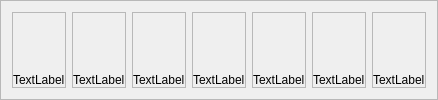
        <widget class="QFrame" name="frame_central">
         <property name="frameShape">
          <enum>QFrame::StyledPanel</enum>
         </property>
         <property name="frameShadow">
          <enum>QFrame::Raised</enum>
         </property>
         <layout class="QHBoxLayout" name="horizontalLayout_12" stretch="1,1,1,1,1,1,1">
          <item>
           <widget class="QFrame" name="frame_10">
            <property name="mouseTracking">
             <bool>true</bool>
            </property>
            <property name="frameShape">
             <enum>QFrame::StyledPanel</enum>
            </property>
            <property name="frameShadow">
             <enum>QFrame::Raised</enum>
            </property>
            <layout class="QVBoxLayout" name="verticalLayout_21">
             <property name="spacing">
              <number>0</number>
             </property>
             <property name="leftMargin">
              <number>0</number>
             </property>
             <property name="topMargin">
              <number>0</number>
             </property>
             <property name="rightMargin">
              <number>0</number>
             </property>
             <property name="bottomMargin">
              <number>0</number>
             </property>
             <item>
              <widget class="QLabel" name="videoContainer_10">
               <property name="sizePolicy">
                <sizepolicy hsizetype="Expanding" vsizetype="Expanding">
                 <horstretch>0</horstretch>
                 <verstretch>0</verstretch>
                </sizepolicy>
               </property>
               <property name="font">
                <font>
                 <pointsize>10</pointsize>
                </font>
               </property>
               <property name="mouseTracking">
                <bool>true</bool>
               </property>
               <property name="text">
                <string/>
               </property>
               <property name="pixmap">
                <pixmap resource="resources.qrc">:/icons8-video-48.png</pixmap>
               </property>
              </widget>
             </item>
             <item>
              <widget class="QLabel" name="text_result_10">
               <property name="text">
                <string>TextLabel</string>
               </property>
              </widget>
             </item>
            </layout>
           </widget>
          </item>
          <item>
           <widget class="QFrame" name="frame_11">
            <property name="mouseTracking">
             <bool>true</bool>
            </property>
            <property name="frameShape">
             <enum>QFrame::StyledPanel</enum>
            </property>
            <property name="frameShadow">
             <enum>QFrame::Raised</enum>
            </property>
            <layout class="QVBoxLayout" name="verticalLayout_25">
             <property name="spacing">
              <number>0</number>
             </property>
             <property name="leftMargin">
              <number>0</number>
             </property>
             <property name="topMargin">
              <number>0</number>
             </property>
             <property name="rightMargin">
              <number>0</number>
             </property>
             <property name="bottomMargin">
              <number>0</number>
             </property>
             <item>
              <widget class="QLabel" name="videoContainer_11">
               <property name="sizePolicy">
                <sizepolicy hsizetype="Expanding" vsizetype="Expanding">
                 <horstretch>0</horstretch>
                 <verstretch>0</verstretch>
                </sizepolicy>
               </property>
               <property name="font">
                <font>
                 <pointsize>10</pointsize>
                </font>
               </property>
               <property name="mouseTracking">
                <bool>true</bool>
               </property>
               <property name="text">
                <string/>
               </property>
               <property name="pixmap">
                <pixmap resource="resources.qrc">:/icons8-video-48.png</pixmap>
               </property>
              </widget>
             </item>
             <item>
              <widget class="QLabel" name="text_result_11">
               <property name="text">
                <string>TextLabel</string>
               </property>
              </widget>
             </item>
            </layout>
           </widget>
          </item>
          <item>
           <widget class="QFrame" name="frame_12">
            <property name="mouseTracking">
             <bool>true</bool>
            </property>
            <property name="frameShape">
             <enum>QFrame::StyledPanel</enum>
            </property>
            <property name="frameShadow">
             <enum>QFrame::Raised</enum>
            </property>
            <layout class="QVBoxLayout" name="verticalLayout_26">
             <property name="spacing">
              <number>0</number>
             </property>
             <property name="leftMargin">
              <number>0</number>
             </property>
             <property name="topMargin">
              <number>0</number>
             </property>
             <property name="rightMargin">
              <number>0</number>
             </property>
             <property name="bottomMargin">
              <number>0</number>
             </property>
             <item>
              <widget class="QLabel" name="videoContainer_12">
               <property name="sizePolicy">
                <sizepolicy hsizetype="Expanding" vsizetype="Expanding">
                 <horstretch>0</horstretch>
                 <verstretch>0</verstretch>
                </sizepolicy>
               </property>
               <property name="font">
                <font>
                 <pointsize>10</pointsize>
                </font>
               </property>
               <property name="mouseTracking">
                <bool>true</bool>
               </property>
               <property name="text">
                <string/>
               </property>
               <property name="pixmap">
                <pixmap resource="resources.qrc">:/icons8-video-48.png</pixmap>
               </property>
              </widget>
             </item>
             <item>
              <widget class="QLabel" name="text_result_12">
               <property name="text">
                <string>TextLabel</string>
               </property>
              </widget>
             </item>
            </layout>
           </widget>
          </item>
          <item>
           <widget class="QFrame" name="frame_13">
            <property name="frameShape">
             <enum>QFrame::StyledPanel</enum>
            </property>
            <property name="frameShadow">
             <enum>QFrame::Raised</enum>
            </property>
            <layout class="QVBoxLayout" name="verticalLayout_19">
             <property name="spacing">
              <number>0</number>
             </property>
             <property name="leftMargin">
              <number>0</number>
             </property>
             <property name="topMargin">
              <number>0</number>
             </property>
             <property name="rightMargin">
              <number>0</number>
             </property>
             <property name="bottomMargin">
              <number>0</number>
             </property>
             <item>
              <widget class="QLabel" name="videoContainer_13">
               <property name="sizePolicy">
                <sizepolicy hsizetype="Expanding" vsizetype="Expanding">
                 <horstretch>0</horstretch>
                 <verstretch>0</verstretch>
                </sizepolicy>
               </property>
               <property name="font">
                <font>
                 <pointsize>10</pointsize>
                </font>
               </property>
               <property name="mouseTracking">
                <bool>true</bool>
               </property>
               <property name="text">
                <string/>
               </property>
               <property name="pixmap">
                <pixmap resource="resources.qrc">:/icons8-video-48.png</pixmap>
               </property>
              </widget>
             </item>
             <item>
              <widget class="QLabel" name="text_result_13">
               <property name="text">
                <string>TextLabel</string>
               </property>
              </widget>
             </item>
            </layout>
           </widget>
          </item>
          <item>
           <widget class="QFrame" name="frame_14">
            <property name="mouseTracking">
             <bool>true</bool>
            </property>
            <property name="frameShape">
             <enum>QFrame::StyledPanel</enum>
            </property>
            <property name="frameShadow">
             <enum>QFrame::Raised</enum>
            </property>
            <layout class="QVBoxLayout" name="verticalLayout_27">
             <property name="spacing">
              <number>0</number>
             </property>
             <property name="leftMargin">
              <number>0</number>
             </property>
             <property name="topMargin">
              <number>0</number>
             </property>
             <property name="rightMargin">
              <number>0</number>
             </property>
             <property name="bottomMargin">
              <number>0</number>
             </property>
             <item>
              <widget class="QLabel" name="videoContainer_14">
               <property name="sizePolicy">
                <sizepolicy hsizetype="Expanding" vsizetype="Expanding">
                 <horstretch>0</horstretch>
                 <verstretch>0</verstretch>
                </sizepolicy>
               </property>
               <property name="font">
                <font>
                 <pointsize>10</pointsize>
                </font>
               </property>
               <property name="mouseTracking">
                <bool>true</bool>
               </property>
               <property name="text">
                <string/>
               </property>
               <property name="pixmap">
                <pixmap resource="resources.qrc">:/icons8-video-48.png</pixmap>
               </property>
              </widget>
             </item>
             <item>
              <widget class="QLabel" name="text_result_14">
               <property name="text">
                <string>TextLabel</string>
               </property>
              </widget>
             </item>
            </layout>
           </widget>
          </item>
          <item>
           <widget class="QFrame" name="frame_15">
            <property name="mouseTracking">
             <bool>true</bool>
            </property>
            <property name="frameShape">
             <enum>QFrame::StyledPanel</enum>
            </property>
            <property name="frameShadow">
             <enum>QFrame::Raised</enum>
            </property>
            <layout class="QVBoxLayout" name="verticalLayout_29">
             <property name="spacing">
              <number>0</number>
             </property>
             <property name="leftMargin">
              <number>0</number>
             </property>
             <property name="topMargin">
              <number>0</number>
             </property>
             <property name="rightMargin">
              <number>0</number>
             </property>
             <property name="bottomMargin">
              <number>0</number>
             </property>
             <item>
              <widget class="QLabel" name="videoContainer_15">
               <property name="sizePolicy">
                <sizepolicy hsizetype="Expanding" vsizetype="Expanding">
                 <horstretch>0</horstretch>
                 <verstretch>0</verstretch>
                </sizepolicy>
               </property>
               <property name="font">
                <font>
                 <pointsize>10</pointsize>
                </font>
               </property>
               <property name="mouseTracking">
                <bool>true</bool>
               </property>
               <property name="text">
                <string/>
               </property>
               <property name="pixmap">
                <pixmap resource="resources.qrc">:/icons8-video-48.png</pixmap>
               </property>
              </widget>
             </item>
             <item>
              <widget class="QLabel" name="text_result_15">
               <property name="text">
                <string>TextLabel</string>
               </property>
              </widget>
             </item>
            </layout>
           </widget>
          </item>
          <item>
           <widget class="QFrame" name="frame_16">
            <property name="mouseTracking">
             <bool>true</bool>
            </property>
            <property name="frameShape">
             <enum>QFrame::StyledPanel</enum>
            </property>
            <property name="frameShadow">
             <enum>QFrame::Raised</enum>
            </property>
            <layout class="QVBoxLayout" name="verticalLayout_28">
             <property name="spacing">
              <number>0</number>
             </property>
             <property name="leftMargin">
              <number>0</number>
             </property>
             <property name="topMargin">
              <number>0</number>
             </property>
             <property name="rightMargin">
              <number>0</number>
             </property>
             <property name="bottomMargin">
              <number>0</number>
             </property>
             <item>
              <widget class="QLabel" name="videoContainer_16">
               <property name="sizePolicy">
                <sizepolicy hsizetype="Expanding" vsizetype="Expanding">
                 <horstretch>0</horstretch>
                 <verstretch>0</verstretch>
                </sizepolicy>
               </property>
               <property name="font">
                <font>
                 <pointsize>10</pointsize>
                </font>
               </property>
               <property name="mouseTracking">
                <bool>true</bool>
               </property>
               <property name="text">
                <string/>
               </property>
               <property name="pixmap">
                <pixmap resource="resources.qrc">:/icons8-video-48.png</pixmap>
               </property>
              </widget>
             </item>
             <item>
              <widget class="QLabel" name="text_result_16">
               <property name="text">
                <string>TextLabel</string>
               </property>
              </widget>
             </item>
            </layout>
           </widget>
          </item>
         </layout>
        </widget>
